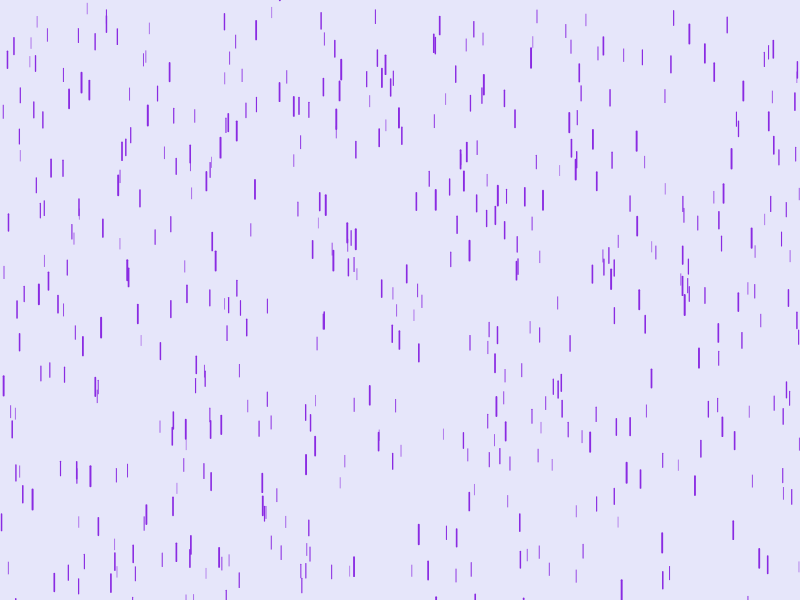
Frame 1 (no input)
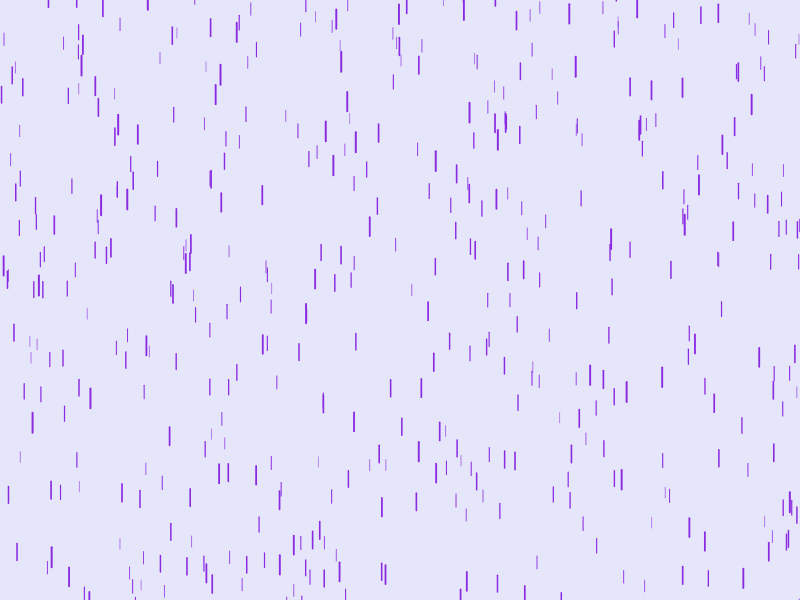
Frame 60 (no input)
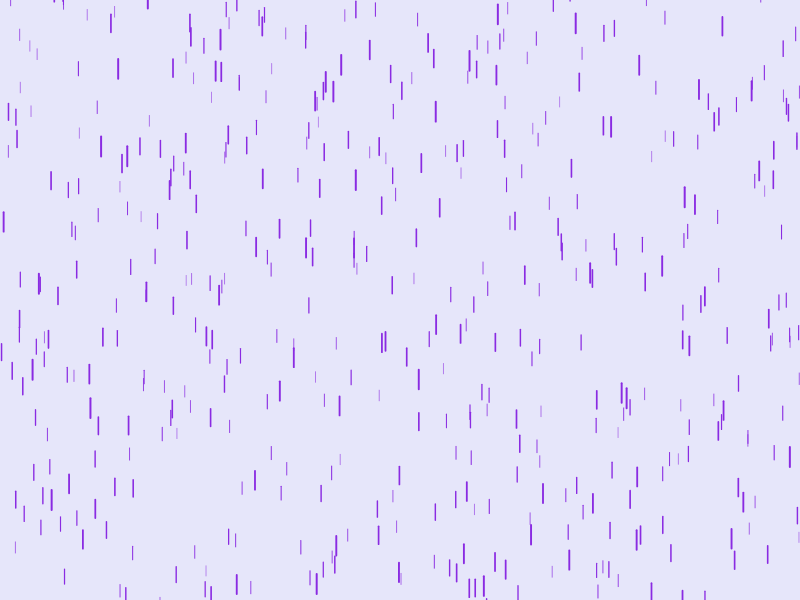
Frame 120 (the mouse pressed at the canvas centre since frame 60)

The p5.js sketch that drew these frames (run headless with seeded random() and noise() and a simulated clock; from frame 60 on, the mouse is pressed at the canvas centre):

// p5.js sketch
// ── sketch.js
let drops = [];

let count = 500;

function setup() {
    createCanvas(800, 600);
    for (let i = 0; i < count; i++) {
        drops[i] = new Drop();
    }
}

function draw() {
    background(230, 230, 250);
    for (let i = 0; i < count; i++) {
        drops[i].fall();
        drops[i].show();
    }
}
// ── drop.js
class Drop {
    constructor() {
        this.x = random(width);
        this.y = random(height);
        this.z = random(0, 20);
        this.len = map(this.z, 0, 20, 10, 20);
        this.ySpeed = map(this.z, 0, 20, 1, 20);

        this.fall = () => {
            this.y += this.ySpeed;
            this.ySpeed += 0.1;
            if (this.y > height) {
                this.y = random(-100, 0);
                this.ySpeed = map(this.z, 0, 20, 1, 20);
            }
        };
        this.show = () => {
            let thick = map(this.z, 0, 20, 0.5, 2);
            strokeWeight(thick);
            stroke(138, 43, 226);
            line(this.x, this.y, this.x, this.y + this.len);
        };
    }
}
